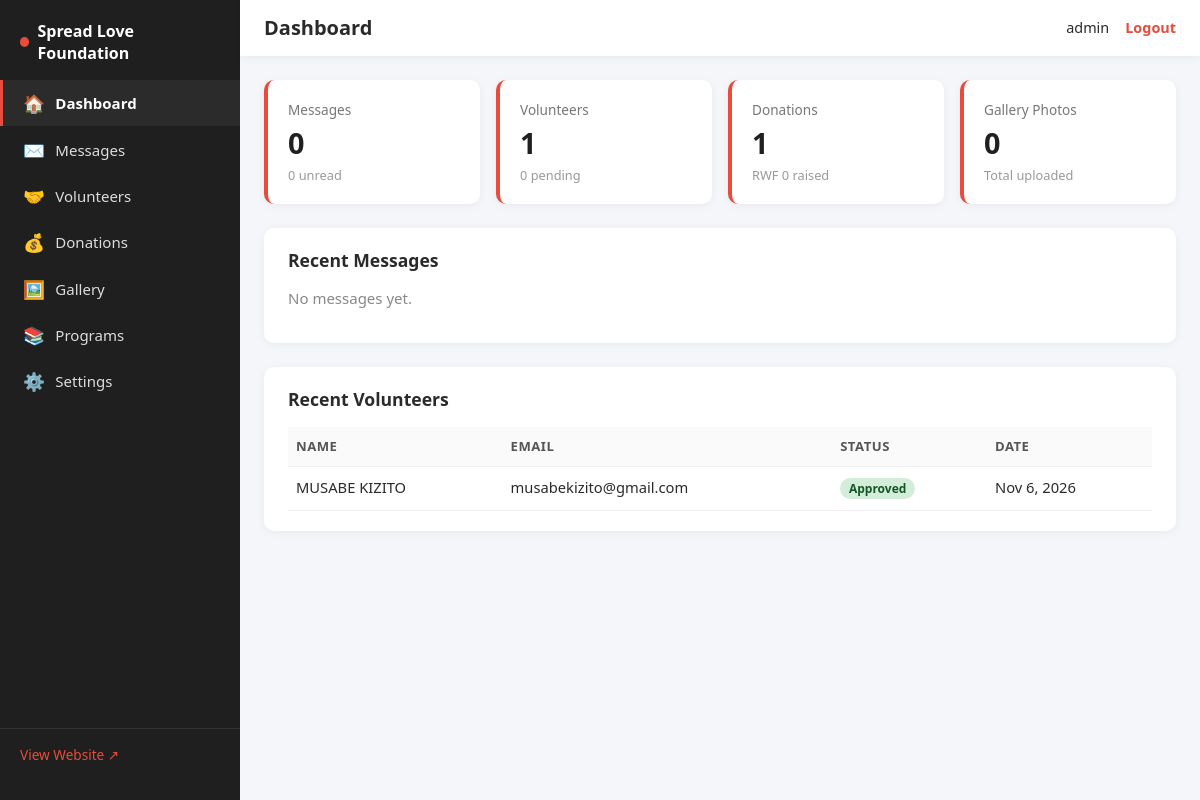
Page /admin/dashboard.php (signed in) on the committed database.
### tables this page shows
CREATE TABLE `volunteers` (
  `id` int(11) NOT NULL,
  `name` varchar(100) NOT NULL,
  `email` varchar(150) NOT NULL,
  `phone` varchar(30) DEFAULT NULL,
  `skills` varchar(255) DEFAULT NULL,
  `availability` varchar(100) DEFAULT NULL,
  `message` text DEFAULT NULL,
  `status` enum('pending','approved','rejected') DEFAULT 'pending',
  `created_at` timestamp NOT NULL DEFAULT current_timestamp()
);

### includes/functions.php (called while the page is built, shortened)
<?php
function e(?string $value): string
{
    return htmlspecialchars((string)$value, ENT_QUOTES, 'UTF-8');
}

### admin/dashboard.php (the view, shortened to what this page needs)
<?php
$pdo = db();
$stats = [
    'messages'   => (int)$pdo->query('SELECT COUNT(*) FROM contact_messages')->fetchColumn(),
    'unread'     => (int)$pdo->query('SELECT COUNT(*) FROM contact_messages WHERE is_read = 0')->fetchColumn(),
    'volunteers' => (int)$pdo->query('SELECT COUNT(*) FROM volunteers')->fetchColumn(),
    'pending'    => (int)$pdo->query("SELECT COUNT(*) FROM volunteers WHERE status = 'pending'")->fetchColumn(),
    'donations'  => (int)$pdo->query('SELECT COUNT(*) FROM donations')->fetchColumn(),
    'raised'     => (float)$pdo->query("SELECT COALESCE(SUM(amount),0) FROM donations WHERE status = 'completed'")->fetchColumn(),
    'gallery'    => (int)$pdo->query('SELECT COUNT(*) FROM gallery')->fetchColumn(),
];
$recentMessages = $pdo->query(
    'SELECT id, name, email, subject, is_read, created_at
     FROM contact_messages ORDER BY created_at DESC LIMIT 5'
)->fetchAll();
$recentVolunteers = $pdo->query(
    'SELECT id, name, email, status, created_at
     FROM volunteers ORDER BY created_at DESC LIMIT 5'
)->fetchAll();
include __DIR__ . '/includes/admin-header.php';
?>
<div class="stat-grid">
    <div class="stat-card">
        <span class="stat-label">Messages</span>
        <span class="stat-value"><?= $stats['messages'] ?></span>
        <span class="stat-sub"><?= $stats['unread'] ?> unread</span>
    </div>
    <div class="stat-card">
        <span class="stat-label">Volunteers</span>
        <span class="stat-value"><?= $stats['volunteers'] ?></span>
        <span class="stat-sub"><?= $stats['pending'] ?> pending</span>
    </div>
    <div class="stat-card">
        <span class="stat-label">Donations</span>
        <span class="stat-value"><?= $stats['donations'] ?></span>
        <span class="stat-sub">RWF <?= number_format($stats['raised'], 0) ?> raised</span>
    </div>
    <div class="stat-card">
        <span class="stat-label">Gallery Photos</span>
        <span class="stat-value"><?= $stats['gallery'] ?></span>
        <span class="stat-sub">Total uploaded</span>
    </div>
</div>
<section class="admin-panel">
    <h2>Recent Messages</h2>
    <?php if (!$recentMessages): ?>
        <p class="muted">No messages yet.</p>
    <?php endif; ?>
</section>
<section class="admin-panel">
    <h2>Recent Volunteers</h2>
    <?php if (!$recentVolunteers): ?>
        <p class="muted">No volunteers yet.</p>
    <?php else: ?>
        <table class="admin-table">
            <thead><tr><th>Name</th><th>Email</th><th>Status</th><th>Date</th></tr></thead>
            <tbody>
            <?php foreach ($recentVolunteers as $v): ?>
                <tr>
                    <td><?= e($v['name']) ?></td>
                    <td><?= e($v['email']) ?></td>
                    <td>
                        <span class="badge badge-<?= $v['status'] === 'approved' ? 'ok' : ($v['status'] === 'rejected' ? 'err' : 'warn') ?>">
                            <?= e(ucfirst($v['status'])) ?>
                        </span>
                    </td>
                    <td><?= e(date('M j, Y', strtotime($v['created_at']))) ?></td>
                </tr>
            <?php endforeach; ?>
            </tbody>
        </table>
    <?php endif; ?>
</section>
<?php include __DIR__ . '/includes/admin-footer.php'; ?>

### assets/css/admin.css (style rules this page uses)
* { box-sizing: border-box; }
body.admin-body { margin: 0; font-family: "Segoe UI", Arial, sans-serif; background: #f4f6f9; color: #2a2a2a; font-size: 15px; }
.stat-grid { display: grid; grid-template-columns: repeat(4, 1fr); gap: 1rem; }
.stat-card { background: #fff; border-radius: 10px; padding: 1.25rem; display: flex; flex-direction: column; gap: .25rem; box-shadow: 0 2px 10px rgba(0,0,0,.05); border-left: 4px solid #e74c3c; }
.stat-label { color: #777; font-size: .85rem; }
.stat-value { font-size: 1.8rem; font-weight: 700; color: #1f1f1f; }
.stat-sub { color: #999; font-size: .8rem; }
.admin-panel { background: #fff; border-radius: 10px; padding: 1.25rem 1.5rem; box-shadow: 0 2px 10px rgba(0,0,0,.05); }
.admin-panel h2 { font-size: 1.1rem; margin: 0 0 1rem; }
.admin-table { width: 100%; border-collapse: collapse; font-size: .92rem; }
.admin-table th, .admin-table td { padding: .65rem .5rem; text-align: left; border-bottom: 1px solid #eee; vertical-align: top; }
.admin-table th { background: #fafafa; color: #555; font-weight: 600; font-size: .82rem; text-transform: uppercase; letter-spacing: .5px; }
.badge { display: inline-block; padding: .15rem .55rem; border-radius: 999px; font-size: .75rem; font-weight: 600; }
.badge-ok { background: #d4edda; color: #155724; }
.muted { color: #888; }

### rows in the picture
volunteers: name "MUSABE KIZITO", email "musabekizito@gmail.com", status "Approved", created_at "Nov 6, 2026"

### other values in the picture
SITE_NAME "Spread Love Foundation"
$item['icon'] "🏠"
$item['label'] "Dashboard"
$item['icon'] "✉️"
$item['label'] "Messages"
$item['icon'] "🤝"
$item['label'] "Volunteers"
$item['icon'] "💰"
$item['label'] "Donations"
$item['icon'] "🖼️"
$item['label'] "Gallery"
$item['icon'] "📚"
$item['label'] "Programs"
$item['icon'] "⚙️"
$item['label'] "Settings"
